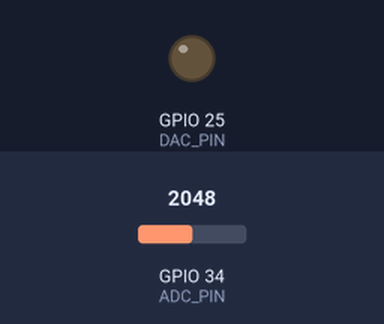
Simulated run of this sketch. Board: ESP32. Parts: output pins drawn as LEDs (lit = HIGH). The test bench sets the inputs (shaded band); at power-on: GPIO 34 (ADC_PIN) = 2048 (analog values on the 0–4095 scale).

Above: at 0.0 s.
At 1.07 s:
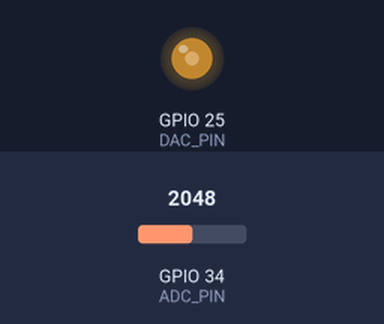
1.3 s: GPIO 34 (ADC_PIN) set to 2866
4.3 s: GPIO 34 (ADC_PIN) set to 2047
Timing chart, 0 to 7.3 s (numbered marks = the images above; inputs shaded):
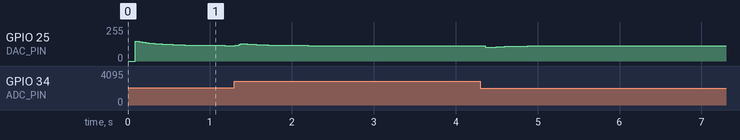

The sketch:

Third_order_BPF.ino
```cpp
#include <Arduino.h>
#include <Ticker.h>

#define ADC_PIN 34
#define DAC_PIN 25

const float Fs = 1000.0;  // 1 kHz sampling
const float fcl = 0.5;    // low cutoff 0.5 Hz
const float fch = 5.0;    // high cutoff 5 Hz

// 1st-order HPF coefficients
float alpha_hp;
volatile float x_hp = 0, y_hp_old = 0;

// 2nd-order LPF coefficients (Butterworth)
float a0_lp, a1_lp, a2_lp, b1_lp, b2_lp;
volatile float x1_lp = 0, x2_lp = 0;
volatile float y1_lp = 0, y2_lp = 0;

Ticker sampler;

void calculateCoefficients() {
  // HPF 1st order
  alpha_hp = Fs / (Fs + 2.0 * PI * fcl);

  // LPF 2nd order Butterworth
  float K = tan(PI * fch / Fs);
  float Q = 1.0 / sqrt(2.0);
  float norm = 1.0 / (1.0 + K / Q + K * K);
  a0_lp = K * K * norm;
  a1_lp = 2.0 * a0_lp;
  a2_lp = a0_lp;
  b1_lp = 2.0 * (K * K - 1.0) * norm;
  b2_lp = (1.0 - K / Q + K * K) * norm;
}

void onSample() {
  // ADC input, normalized 0..1
  float x0 = analogRead(ADC_PIN) / 4095.0;

  // 1st-order HPF
  float y_hp = alpha_hp * (y_hp_old + x0 - x_hp);
  x_hp = x0;
  y_hp_old = y_hp;

  // 2nd-order LPF (Butterworth)
  float y_lp = a0_lp * y_hp + a1_lp * x1_lp + a2_lp * x2_lp - b1_lp * y1_lp - b2_lp * y2_lp;

  // Update state for LPF
  x2_lp = x1_lp;
  x1_lp = y_hp;
  y2_lp = y1_lp;
  y1_lp = y_lp;

  // DAC output, scale ±1V around 1.5V
  float dacVoltage = 1.5 + y_lp * 1.0;
  dacVoltage = constrain(dacVoltage, 0.0, 3.3);
  dacWrite(DAC_PIN, (uint8_t)(dacVoltage / 3.3 * 255));
}

void setup() {
  analogReadResolution(12);
  analogSetAttenuation(ADC_11db);
  dacWrite(DAC_PIN, 127);  // start ~1.5V

  calculateCoefficients();

  // Sample every 1ms → 1 kHz
  sampler.attach_ms(1, onSample);
}

void loop() {
  // nothing needed, sampling handled by Ticker
}
```
